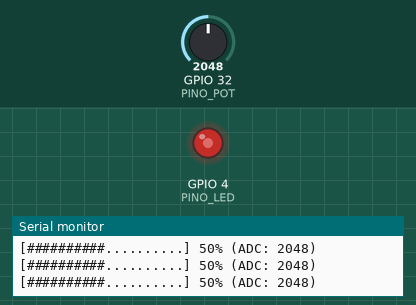
A sketch run on a simulated ESP32. Parts: output pins drawn as LEDs (lit = HIGH), the last lines printed to the serial monitor. The test bench sets the inputs (shaded band); at power-on: GPIO 32 (PINO_POT) = 2048.

Above: at 1.2 s.
1.3 s: GPIO 32 (PINO_POT) set to 2866
At 2.5 s:
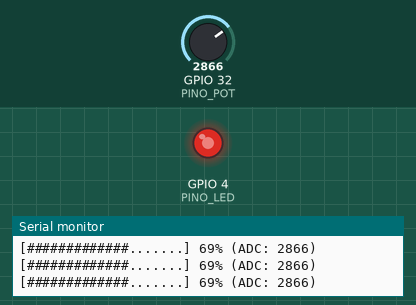
2.8 s: GPIO 32 (PINO_POT) set to 3603
At 3.8 s:
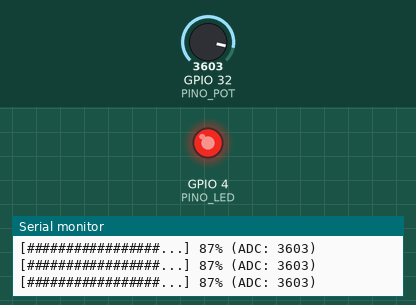
4.3 s: GPIO 32 (PINO_POT) set to 491
At 5.1 s:
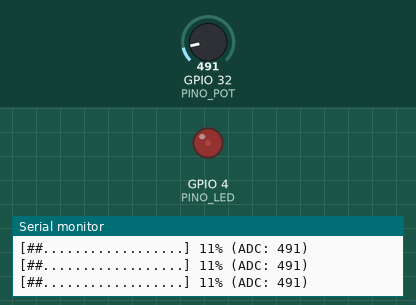
5.8 s: GPIO 32 (PINO_POT) set to 0
At 6.3 s:
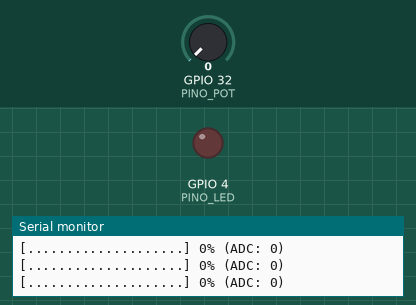
Timing chart, 0 to 8.3 s (numbered marks = the images above; inputs shaded):
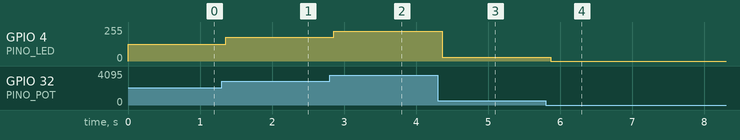

The sketch:

desafio_barra_serial.ino
```cpp
/*
 * Projeto: Desafio — Barra de progresso no Monitor Serial
 * Livro: ESP32 Descomplicado — Capítulo 8 (Desafio)
 * Autor: Felipe Tavares
 * Descrição: Lê o potenciômetro e exibe uma barra de progresso visual
 *            no Monitor Serial proporcional ao valor lido, junto com
 *            a porcentagem e o valor bruto do ADC.
 *            Exemplo de saída: [#####.....] 50% (ADC: 2047)
 * Hardware: ESP32 DevKit v1 + potenciômetro 10kΩ + LED + resistor 220Ω
 *           Potenciômetro SIG → GPIO32 | LED → GPIO4
 * Testado em: Arduino IDE 2.x, pacote ESP32 by Espressif Systems 3.x
 *
 * Se você usar este projeto em publicações, vídeos ou repositórios,
 * mantenha este cabeçalho com a atribuição ao autor.
 */

#define PINO_POT  32
#define PINO_LED   4
#define LARGURA   20   // número de caracteres da barra

// Exibe a barra de progresso no Monitor Serial.
// valor: leitura atual (0–4095) | maximo: valor máximo da faixa
void mostrarBarra(int valor, int maximo) {
  // Calcula a porcentagem atual
  int porcentagem = map(valor, 0, maximo, 0, 100);

  // Quantos blocos da barra ficam preenchidos
  int preenchido = map(valor, 0, maximo, 0, LARGURA);

  // Monta a barra caractere por caractere
  Serial.print("[");
  for (int i = 0; i < LARGURA; i++) {
    if (i < preenchido) {
      Serial.print("#");   // bloco preenchido
    } else {
      Serial.print(".");   // bloco vazio
    }
  }
  Serial.print("] ");
  Serial.print(porcentagem);
  Serial.print("% (ADC: ");
  Serial.print(valor);
  Serial.println(")");
}

void setup() {
  pinMode(PINO_LED, OUTPUT);
  Serial.begin(115200);
  Serial.println("Gire o potenciômetro e acompanhe a barra:");
}

void loop() {
  int leitura = analogRead(PINO_POT);
  int brilho  = map(leitura, 0, 4095, 0, 255);

  // Controla o brilho do LED ao mesmo tempo que exibe a barra
  analogWrite(PINO_LED, brilho);

  // Exibe a barra proporcional ao valor lido
  mostrarBarra(leitura, 4095);

  delay(150);
}
```

Measured:
- after the input at 1.3 s, GPIO 4 (PINO_LED): 127/255 → 178/255 after 0.05 s
- after the input at 2.8 s, GPIO 4 (PINO_LED): 178/255 → 224/255 after 0.06 s
- after the input at 4.3 s, GPIO 4 (PINO_LED): 224/255 → 30/255 after 0.06 s
- after the input at 5.8 s, GPIO 4 (PINO_LED): 30/255 → 0/255 after 0.07 s
